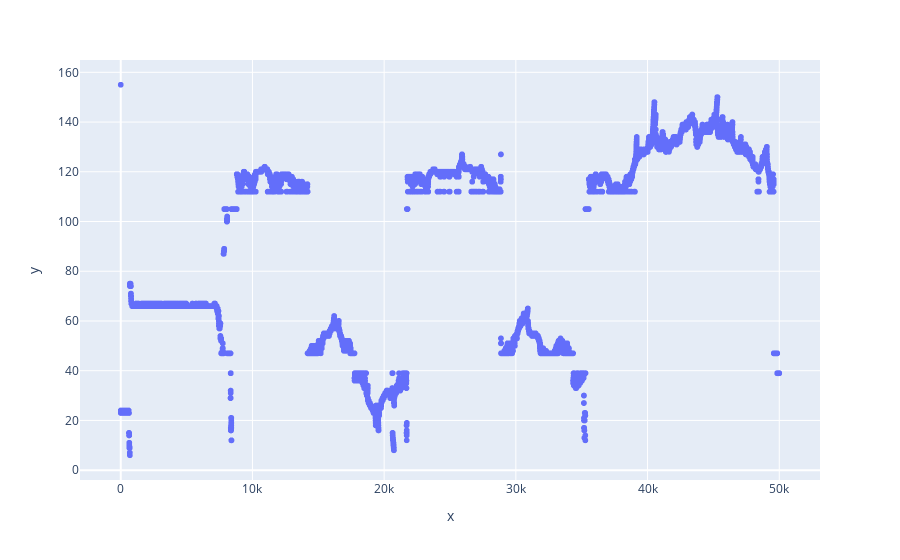

Notebook source saved alongside this figure:
### Code cell
px.scatter(x=np.linspace(0,50000,50000), y=max_values)

### Figure 1 — Plotly figure (JSON) as saved in the notebook; plotly's stock layout.template omitted (floating-point values rounded to 4 significant figures; data arrays with more than 128 entries replaced by an {"elided": "..."} marker saying what was removed)
{"data": [{"hoverlabel": {"namelength": 0}, "hovertemplate": "x=%{x}<br>y=%{y}", "legendgroup": "", "marker": {"color": "#636efa", "symbol": "circle"}, "mode": "markers", "name": "", "showlegend": false, "type": "scattergl", "x": {"elided": "50000 float values"}, "xaxis": "x", "y": {"elided": "50000 int values"}, "yaxis": "y"}], "layout": {"legend": {"tracegroupgap": 0}, "margin": {"t": 60}, "xaxis": {"anchor": "y", "domain": [0, 1], "title": {"text": "x"}}, "yaxis": {"anchor": "x", "domain": [0, 1], "title": {"text": "y"}}}}
